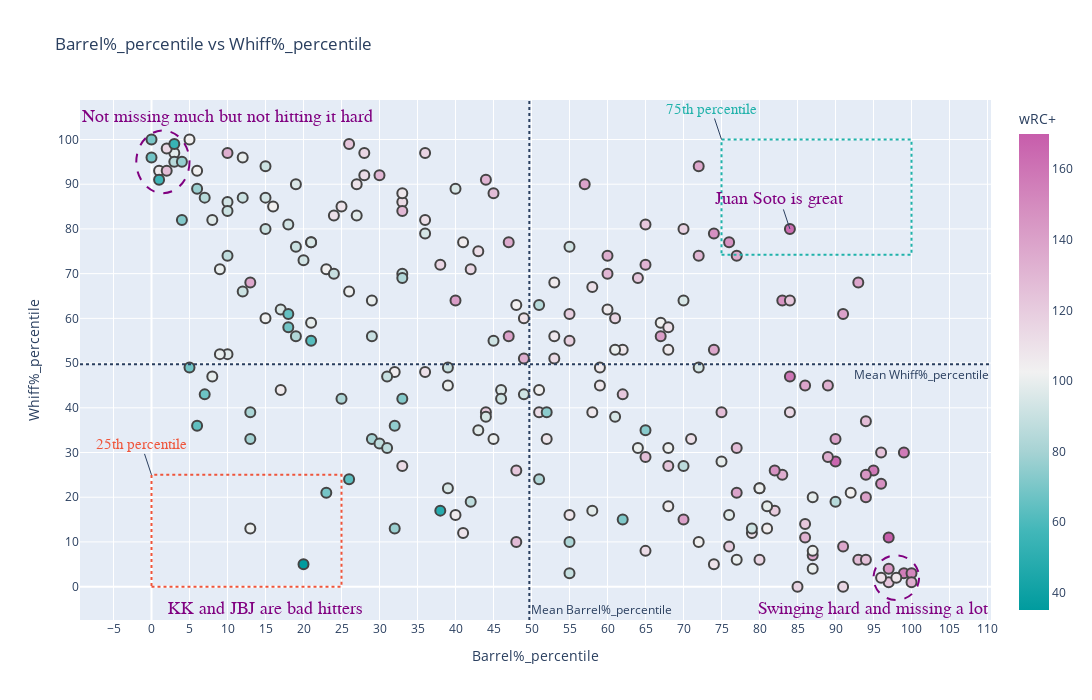

The code cell stored with this chart in its notebook:
### Code cell
fig

### Figure 1 — Plotly figure (JSON) as saved in the notebook; plotly's stock layout.template omitted (floating-point values rounded to 4 significant figures; data arrays with more than 128 entries replaced by an {"elided": "..."} marker saying what was removed)
{"data": [{"customdata": {"elided": "232x2 mixed values"}, "hovertemplate": "<b>%{hovertext}</b><br><br>Barrel%_percentile=%{x}<br>Whiff%_percentile=%{y}<br>Team=%{customdata[0]}<br>PA=%{customdata[1]}<br>wRC+=%{marker.color}<extra></extra>", "hovertext": {"elided": "232 str values"}, "legendgroup": "", "marker": {"color": {"elided": "232 int values"}, "coloraxis": "coloraxis", "line": {"width": 2}, "size": 10, "symbol": "circle"}, "mode": "markers", "name": "", "orientation": "v", "showlegend": false, "type": "scatter", "x": {"elided": "232 int values"}, "xaxis": "x", "y": {"elided": "232 int values"}, "yaxis": "y"}], "layout": {"annotations": [{"showarrow": false, "text": "Mean Whiff%_percentile", "x": 1, "xanchor": "right", "xref": "x domain", "y": 49.71, "yanchor": "top", "yref": "y"}, {"showarrow": false, "text": "Mean Barrel%_percentile", "x": 49.72, "xanchor": "left", "xref": "x", "y": 0, "yanchor": "bottom", "yref": "y domain"}, {"font": {"color": "LightSeaGreen", "family": "arial", "size": 15}, "text": "75th percentile", "x": 75, "y": 100}, {"font": {"color": "#EF553B", "family": "arial", "size": 15}, "text": "25th percentile", "x": 0, "y": 25}, {"font": {"color": "purple", "family": "arial", "size": 18}, "showarrow": false, "text": "KK and JBJ are bad hitters", "x": 15, "y": -5}, {"font": {"color": "purple", "family": "arial", "size": 18}, "showarrow": false, "text": "Swinging hard and missing a lot", "x": 95, "y": -5}, {"font": {"color": "purple", "family": "arial", "size": 18}, "showarrow": false, "text": "Not missing much but not hitting it hard", "x": 10, "y": 105}, {"font": {"color": "purple", "family": "arial", "size": 18}, "showarrow": true, "text": "Juan Soto is great", "x": 84, "y": 80}], "coloraxis": {"colorbar": {"title": {"text": "wRC+"}}, "colorscale": [[0, "rgb(0, 155, 158)"], [0.1667, "rgb(66, 183, 185)"], [0.3333, "rgb(167, 211, 212)"], [0.5, "rgb(241, 241, 241)"], [0.6667, "rgb(228, 193, 217)"], [0.8333, "rgb(214, 145, 193)"], [1, "rgb(199, 93, 171)"]]}, "height": 700, "legend": {"tracegroupgap": 0}, "shapes": [{"line": {"dash": "dot"}, "type": "line", "x0": 0, "x1": 1, "xref": "x domain", "y0": 49.71, "y1": 49.71, "yref": "y"}, {"line": {"dash": "dot"}, "type": "line", "x0": 49.72, "x1": 49.72, "xref": "x", "y0": 0, "y1": 1, "yref": "y domain"}, {"line": {"color": "LightSeaGreen", "dash": "dot", "width": 2}, "x0": 75, "x1": 100, "y0": 74.25, "y1": 100}, {"line": {"color": "#EF553B", "dash": "dot", "width": 2}, "x0": 0, "x1": 25, "y0": 0, "y1": 25}, {"line": {"color": "purple", "dash": "dash", "width": 2}, "type": "circle", "x0": 95, "x1": 101, "xref": "x", "y0": -3, "y1": 7, "yref": "y"}, {"line": {"color": "purple", "dash": "dash", "width": 2}, "type": "circle", "x0": -2, "x1": 5, "xref": "x", "y0": 88, "y1": 102, "yref": "y"}], "title": {"text": "Barrel%_percentile vs Whiff%_percentile"}, "width": 1350, "xaxis": {"anchor": "y", "domain": [0, 1], "nticks": 40, "title": {"text": "Barrel%_percentile"}}, "yaxis": {"anchor": "x", "domain": [0, 1], "nticks": 20, "title": {"text": "Whiff%_percentile"}}}}
